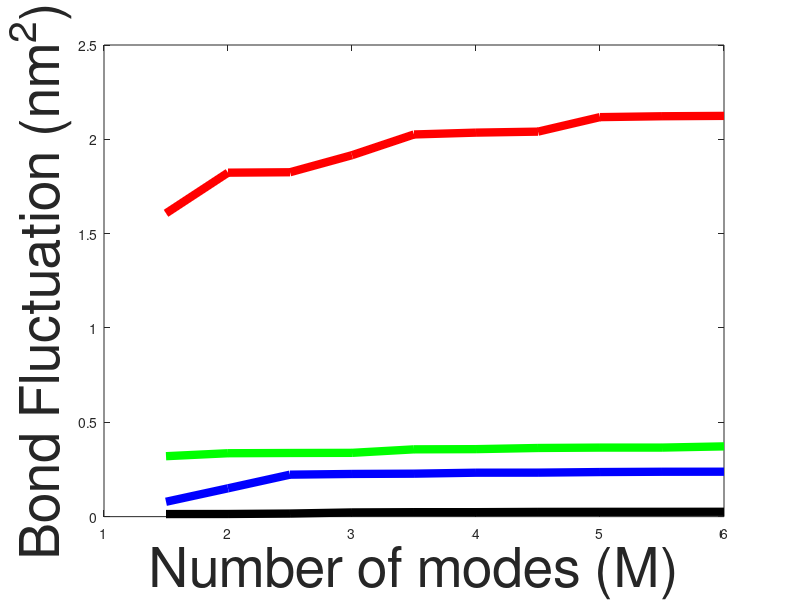

Recreate this plot in MATLAB. (Note: this script raises an error after producing the figure.)
b=[0.0137350000000000;0.0140550000000000;0.0163980000000000;0.0223140000000000;0.0237290000000000;0.0237300000000000;0.0251990000000000;0.0255180000000000;0.0255620000000000;0.0258110000000000];
i1=[0.0788040000000000;0.150156000000000;0.222509000000000;0.226277000000000;0.227750000000000;0.232947000000000;0.233272000000000;0.236375000000000;0.237950000000000;0.238227000000000];
i2=[0.320396000000000;0.336124000000000;0.337417000000000;0.338168000000000;0.356756000000000;0.357802000000000;0.363941000000000;0.366007000000000;0.366019000000000;0.372444000000000];
o=[1.60776800000000;1.82328800000000;1.82553000000000;1.91590100000000;2.02577800000000;2.03555300000000;2.04081100000000;2.11768500000000;2.12234700000000;2.12429000000000];
mode=[1,2,3,4,5,6,7,8,9,10];

figure
set (gcf, 'color', 'w');
plot(mode, b,'k',  'linewidth',6);
hold on
plot(mode, i1, 'b', 'linewidth',6);
hold on
plot(mode, i2,'g',  'linewidth',6);
hold on
plot(mode, o,'r', 'linewidth',6);
xlabel ('Number of modes (M)', 'fontsize',40);
ylabel ('Bond Fluctuation (nm^2)', 'fontsize',40);
%xlim([1,10]);


xticklabels([1,2,3,4,5,6,7,8,9,10])
f=figure(1);
f.Position=[100 300 1000 700]
axis([1 10 0.0000000000001 2.2])

set (gca, 'fontsize',45, 'linewidth', 8)
legend boxoff;
legend('Bent', 'Int1', 'Int2','Open','location','northeast');